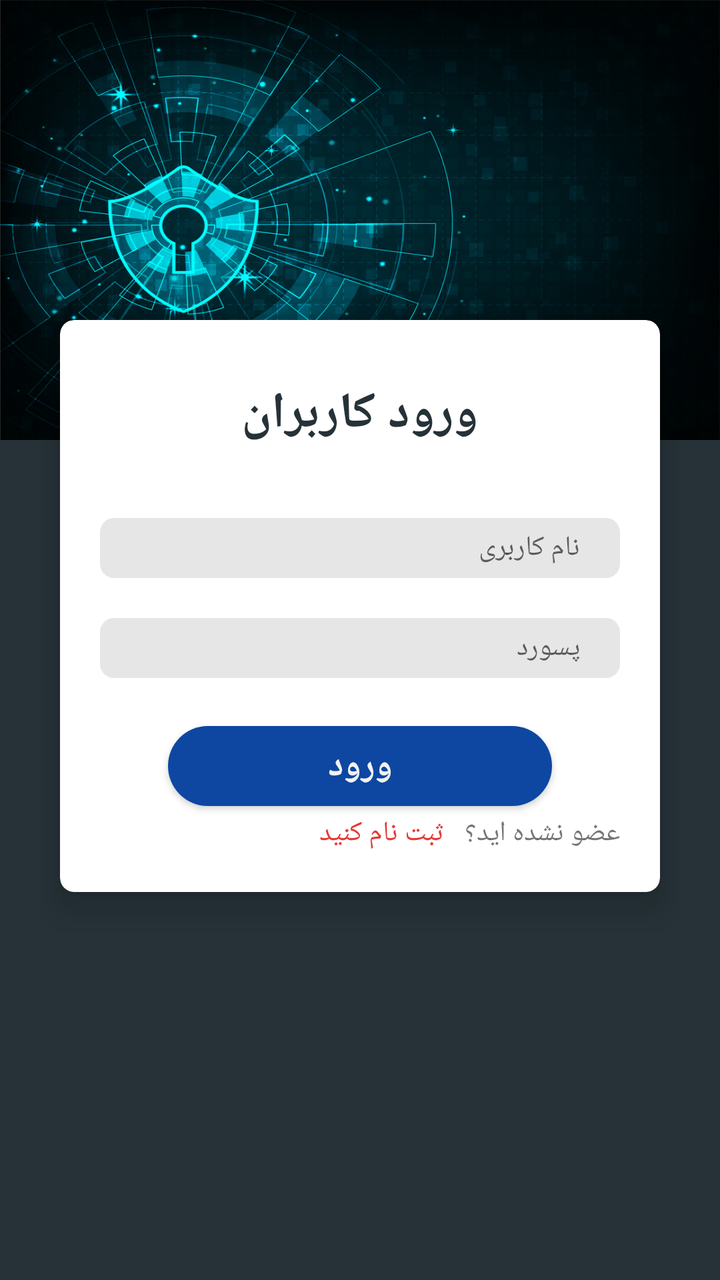
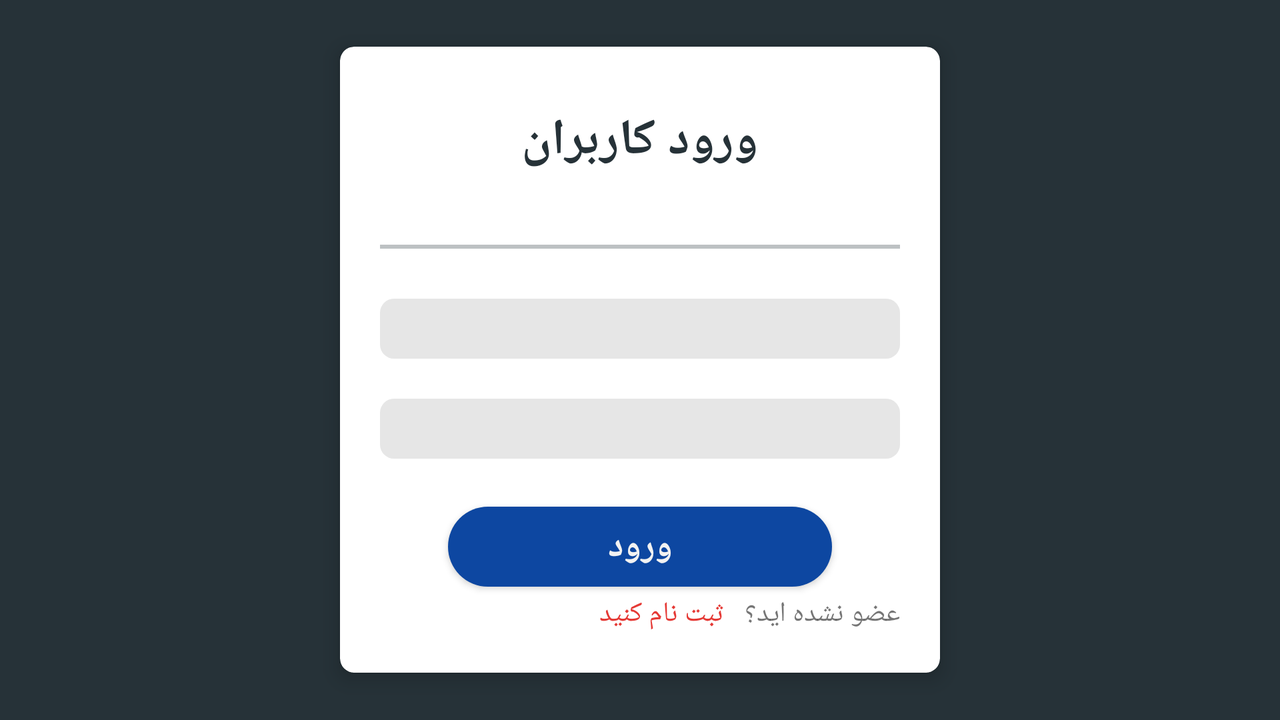

An Android layout and its configuration variant, each rendered on a device that would load it. The default file and the variant file are quoted in full after the pictures.
<!-- AndroidManifest.xml: application theme AppTheme -->
<!-- res/layout/activity_login.xml -->
<?xml version="1.0" encoding="utf-8"?>
<RelativeLayout xmlns:android="http://schemas.android.com/apk/res/android"
    xmlns:app="http://schemas.android.com/apk/res-auto"
    xmlns:tools="http://schemas.android.com/tools"
    android:layout_width="match_parent"
    android:layout_height="match_parent"
    android:background="#263238"
    tools:context=".login">
    <View
        android:layout_width="match_parent"
        android:layout_height="220dp"
        android:background="@drawable/sd"/>

    <LinearLayout
        android:layout_width="match_parent"
        android:layout_height="match_parent"
        android:orientation="vertical"
        android:padding="20dp">

        <ImageView
            android:layout_width="90dp"
            android:layout_height="90dp"
            android:layout_gravity="center_horizontal"
            android:layout_marginTop="20dp"
            android:layout_marginBottom="20dp"
            />

        <android.support.v7.widget.CardView
            android:layout_width="match_parent"
            android:layout_height="wrap_content"
            android:layout_margin="10dp"
            app:cardCornerRadius="7dp"
            android:layout_marginBottom="@dimen/Standard_margin"
            app:cardElevation="10dp">

            <LinearLayout
                android:layout_width="match_parent"
                android:layout_height="wrap_content"
                android:orientation="vertical"
                android:padding="20dp">

                <TextView
                    android:layout_width="wrap_content"
                    android:layout_height="wrap_content"
                    android:layout_gravity="center_horizontal"
                    android:layout_marginTop="10dp"
                    android:layout_marginBottom="35dp"
                    android:text="ورود کاربران"
                    android:textColor="@color/grey_90"
                    android:textSize="25dp"
                    android:textStyle="bold" />

                <android.support.design.widget.TextInputEditText
                    android:id="@+id/edt_login_userName"
                    android:paddingRight="@dimen/max_margin"
                    android:layout_width="match_parent"
                    android:layout_height="30dp"
                    android:background="@drawable/edt"
                    android:gravity="right|center_vertical"
                    android:layout_gravity="right"
                    android:hint="@string/username"
                    android:inputType="text"
                    android:textSize="@dimen/text_nomral"
                    android:maxLength="50"
                    android:maxLines="1"
                    android:singleLine="true" />
                <android.support.design.widget.TextInputEditText
                    android:id="@+id/edt_login_passWord"
                    android:paddingRight="@dimen/max_margin"
                    android:layout_width="match_parent"
                    android:layout_marginTop="@dimen/max_margin"
                    android:layout_height="30dp"
                    android:background="@drawable/edt"
                    android:gravity="right|center_vertical"
                    android:layout_gravity="right"
                    android:hint="پسورد"
                    android:inputType="text"
                    android:textSize="14sp"
                    android:maxLength="50"
                    android:maxLines="1"
                    android:singleLine="true" />

                <Button
                    android:id="@+id/btn_login_login"
                    android:layout_width="match_parent"
                    android:layout_height="wrap_content"
                    android:layout_marginLeft="30dp"
                    android:layout_marginTop="20dp"
                    android:layout_marginRight="30dp"
                    android:background="@drawable/btn_round"
                    android:text="ورود"
                    android:textColor="@color/grey_5"
                    android:textSize="18sp"
                    android:textStyle="bold" />
                <LinearLayout
                    android:layout_width="match_parent"
                    android:orientation="horizontal"
                    android:gravity="right"
                    android:layout_height="wrap_content">
                    <TextView
                        android:id="@+id/txt_pleaseSignUp"
                        android:textColor="@color/red_600"
                        android:layout_width="wrap_content"
                        android:layout_height="wrap_content"
                        android:layout_marginRight="10dp"
                        android:text="ثبت نام کنید" />
                    <TextView
                        android:layout_width="wrap_content"
                        android:layout_height="wrap_content"
                        android:text="عضو نشده اید؟" />
                </LinearLayout>
            </LinearLayout>

        </android.support.v7.widget.CardView>
    </LinearLayout>
</RelativeLayout>
<!-- resources referenced by this layout -->
<resources>
  <color name="grey_5">#f2f2f2</color>
  <color name="grey_90">#263238</color>
  <color name="red_600">#E53935</color>
  <dimen name="Standard_margin">8dp</dimen>
  <dimen name="max_margin">20dp</dimen>
  <dimen name="text_nomral">14sp</dimen>
  <!-- drawable btn_round: vector/xml drawable (drawable, 2227 chars, omitted) -->
  <!-- drawable edt (drawable) -->
  <?xml version="1.0" encoding="utf-8"?>
  <shape xmlns:android="http://schemas.android.com/apk/res/android">
      <solid android:color="#e6e6e6"></solid>
      <corners android:radius="7dp"/>
  </shape>
  <!-- drawable sd: png bitmap (drawable, 581615 bytes) -->
  <string name="username">نام کاربری</string>
  <style name="AppTheme" parent="Theme.AppCompat.Light.DarkActionBar">
          
          <item name="colorPrimary">#302e33</item>
          <item name="colorPrimaryDark">@color/colorPrimaryDark</item>
          <item name="colorAccent">@color/colorAccent</item>
  
      </style>
  <color name="colorPrimaryDark">#1565C0</color>
  <color name="colorAccent">#FF4081</color>
</resources>
<!-- res/layout-land/activity_login.xml (the repository's variant of the layout above) -->
<!-- drawn on the phone turned sideways -->
<?xml version="1.0" encoding="utf-8"?>
<RelativeLayout xmlns:android="http://schemas.android.com/apk/res/android"
    xmlns:app="http://schemas.android.com/apk/res-auto"
    xmlns:tools="http://schemas.android.com/tools"
    android:layout_width="match_parent"
    android:layout_height="match_parent"
    android:background="#263238"
    tools:context=".login">


    <android.support.v7.widget.CardView
        android:layout_centerInParent="true"
        android:layout_width="wrap_content"
        android:layout_height="wrap_content"
        android:layout_margin="10dp"
        app:cardCornerRadius="7dp"
        app:cardElevation="6dp">

        <LinearLayout
            android:layout_width="match_parent"
            android:layout_height="wrap_content"
            android:orientation="vertical"
            android:padding="20dp">

            <TextView
                android:layout_width="wrap_content"
                android:layout_height="wrap_content"
                android:layout_gravity="center_horizontal"
                android:layout_marginTop="10dp"
                android:layout_marginBottom="35dp"
                android:text="ورود کاربران"
                android:textColor="@color/grey_90"
                android:textSize="25dp"
                android:textStyle="bold" />

            <View
                android:layout_width="match_parent"
                android:layout_height="2dp"
                android:layout_marginBottom="25dp"
                android:alpha="0.3"
                android:background="@color/grey_90" />

            <android.support.design.widget.TextInputEditText
                android:id="@+id/edt_login_userName"
                android:layout_width="match_parent"
                android:layout_height="30dp"
                android:layout_gravity="right"
                android:background="@drawable/edt"
                android:gravity="right|center_vertical"
                android:hint="@string/username"
                android:inputType="text"
                android:maxLength="50"
                android:maxLines="1"
                android:paddingRight="@dimen/max_margin"
                android:singleLine="true"
                android:textSize="@dimen/text_nomral" />

            <android.support.design.widget.TextInputEditText
                android:id="@+id/edt_login_passWord"
                android:layout_width="match_parent"
                android:layout_height="30dp"
                android:layout_gravity="right"
                android:layout_marginTop="@dimen/max_margin"
                android:background="@drawable/edt"
                android:gravity="right|center_vertical"
                android:hint="پسورد"
                android:inputType="text"
                android:maxLength="50"
                android:maxLines="1"
                android:paddingRight="@dimen/max_margin"
                android:singleLine="true"
                android:textSize="14sp" />

            <Button
                android:id="@+id/btn_login_login"
                android:layout_width="200dp"
                android:layout_height="wrap_content"
                android:layout_marginLeft="30dp"
                android:layout_marginTop="20dp"
                android:layout_marginRight="30dp"
                android:background="@drawable/btn_round"
                android:text="ورود"
                android:textColor="@color/grey_5"
                android:textSize="18sp"
                android:textStyle="bold" />

            <LinearLayout
                android:layout_width="match_parent"
                android:layout_height="wrap_content"
                android:gravity="right"
                android:orientation="horizontal">

                <TextView
                    android:id="@+id/txt_pleaseSignUp"
                    android:layout_width="wrap_content"
                    android:layout_height="wrap_content"
                    android:layout_marginRight="10dp"
                    android:text="ثبت نام کنید"
                    android:textColor="@color/red_600" />

                <TextView
                    android:layout_width="wrap_content"
                    android:layout_height="wrap_content"
                    android:text="عضو نشده اید؟" />
            </LinearLayout>
        </LinearLayout>

    </android.support.v7.widget.CardView>

</RelativeLayout>
<!-- resources referenced by the variant -->
<!-- as the phone turned sideways resolves them -->
<resources>
  <color name="grey_5">#f2f2f2</color>
  <color name="grey_90">#263238</color>
  <color name="red_600">#E53935</color>
  <dimen name="max_margin">20dp</dimen>
  <dimen name="text_nomral">14sp</dimen>
  <!-- drawable btn_round: vector/xml drawable (drawable, 2227 chars, omitted) -->
  <!-- drawable edt (drawable) -->
  <?xml version="1.0" encoding="utf-8"?>
  <shape xmlns:android="http://schemas.android.com/apk/res/android">
      <solid android:color="#e6e6e6"></solid>
      <corners android:radius="7dp"/>
  </shape>
  <string name="username">نام کاربری</string>
  <style name="AppTheme" parent="Theme.AppCompat.Light.DarkActionBar">
          
          <item name="colorPrimary">#302e33</item>
          <item name="colorPrimaryDark">@color/colorPrimaryDark</item>
          <item name="colorAccent">@color/colorAccent</item>
  
      </style>
  <color name="colorPrimaryDark">#1565C0</color>
  <color name="colorAccent">#FF4081</color>
</resources>
